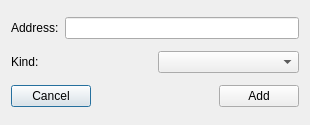
<?xml version="1.0" encoding="UTF-8"?>
<ui version="4.0">
 <class>AddCustomerAddLocationAddContactAddEmail</class>
 <widget class="QDialog" name="AddCustomerAddLocationAddContactAddEmail">
  <property name="windowModality">
   <enum>Qt::WindowModal</enum>
  </property>
  <property name="geometry">
   <rect>
    <x>0</x>
    <y>0</y>
    <width>310</width>
    <height>125</height>
   </rect>
  </property>
  <property name="windowTitle">
   <string>Dialog</string>
  </property>
  <layout class="QVBoxLayout" name="verticalLayout">
   <item>
    <layout class="QHBoxLayout" name="horizontalLayout">
     <item>
      <widget class="QLabel" name="label">
       <property name="text">
        <string>Address:</string>
       </property>
      </widget>
     </item>
     <item>
      <widget class="QLineEdit" name="addressLineEdit"/>
     </item>
    </layout>
   </item>
   <item>
    <layout class="QHBoxLayout" name="horizontalLayout_3">
     <item>
      <widget class="QLabel" name="label_2">
       <property name="text">
        <string>Kind:</string>
       </property>
      </widget>
     </item>
     <item>
      <widget class="QComboBox" name="kindComboBox"/>
     </item>
    </layout>
   </item>
   <item>
    <layout class="QHBoxLayout" name="horizontalLayout_2">
     <item>
      <widget class="QPushButton" name="cancelButton">
       <property name="text">
        <string>Cancel</string>
       </property>
      </widget>
     </item>
     <item>
      <spacer name="horizontalSpacer">
       <property name="orientation">
        <enum>Qt::Horizontal</enum>
       </property>
       <property name="sizeHint" stdset="0">
        <size>
         <width>40</width>
         <height>20</height>
        </size>
       </property>
      </spacer>
     </item>
     <item>
      <widget class="QPushButton" name="addButton">
       <property name="text">
        <string>Add</string>
       </property>
      </widget>
     </item>
    </layout>
   </item>
  </layout>
 </widget>
 <resources/>
 <connections/>
</ui>
